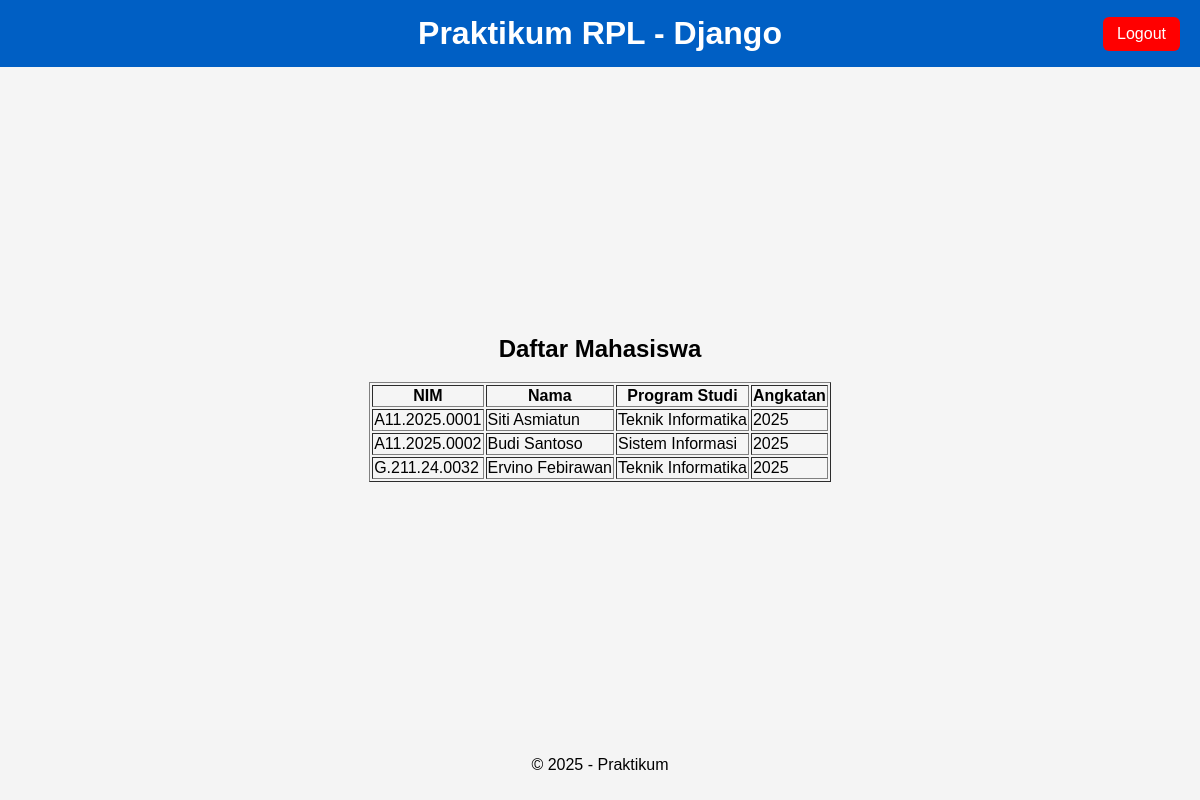
Screenshot of /mahasiswa/daftar/ with the database file from the repository.
### mahasiswa/models.py (models this page shows, shortened)
class Mahasiswa(models.Model):
    nim = models.CharField(max_length=15, unique=True)
    nama = models.CharField(max_length=100)
    programstudi = models.CharField(max_length=50)
    angkatan = models.IntegerField()

### mahasiswa/views.py (the view)
def daftar_mahasiswa(request):
    mahasiswas = Mahasiswa.objects.all()
    return render(
        request,
        'mahasiswa/daftar.html',
        {'mahasiswas': mahasiswas}
    )

### mahasiswa/templates/mahasiswa/daftar.html
{% extends 'mahasiswa/base.html' %}
{% load static %}
{% block content %}
<h2>Daftar Mahasiswa</h2>
<table border="1">
    <tr>
        <th>NIM</th>
        <th>Nama</th>
        <th>Program Studi</th>
        <th>Angkatan</th>
    </tr>
    {% for mhs in mahasiswas %}
    <tr>
        <td>{{ mhs.nim }}</td>
        <td>{{ mhs.nama }}</td>
        <td>{{ mhs.programstudi }}</td>
        <td>{{ mhs.angkatan }}</td>
    </tr>
    {% empty %}
    <tr>
        <td colspan="3">Belum ada data.</td>
    </tr>
    {% endfor %}
</table>
{% endblock %}

### mahasiswa/templates/mahasiswa/base.html (shortened to what this page needs)
{% load static %}
<!DOCTYPE html>
<html lang="id">
<head>
    <link rel="stylesheet" href="{% static 'mahasiswa/css/style.css' %}">
</head>
<body>
<header>
    <h1>Praktikum RPL - Django</h1>
    <a href="/accounts/logout/" class="logout-btn">
        Logout
    </a>
</header>
<main>
    {% block content %}{% endblock %}
</main>
<footer>
    <p>&copy; 2025 - Praktikum</p>
</footer>
</body>
</html>

### mahasiswa/static/mahasiswa/css/style.css (style rules this page uses)
body { font-family: Arial; margin:0; background:#f5f5f5; }
header { background:blue; color:white; padding:20px; }

### mahasiswa/templates/mahasiswa/base.html (style rules this page uses)
body { margin: 0; font-family: Arial, sans-serif; min-height: 100vh; display: flex; flex-direction: column; }
header { display: flex; justify-content: center; align-items: center; position: relative; padding: 15px; background-color: #005fc4; color: white; }
header h1 { margin: 0; text-align: center; }
.logout-btn { position: absolute; right: 20px; background-color: red; color: white; padding: 8px 14px; text-decoration: none; border-radius: 6px; }
main { flex: 1; display: flex; justify-content: center; align-items: center; flex-direction: column; }
footer { text-align: center; padding: 10px; background-color: #f4f4f4; }

### rows the page displays
Mahasiswa: nim "A11.2025.0001", nama "Siti Asmiatun", programstudi "Teknik Informatika", angkatan "2025"
Mahasiswa: nim "A11.2025.0002", nama "Budi Santoso", programstudi "Sistem Informasi", angkatan "2025"
Mahasiswa: nim "G.211.24.0032", nama "Ervino Febirawan", programstudi "Teknik Informatika", angkatan "2025"
